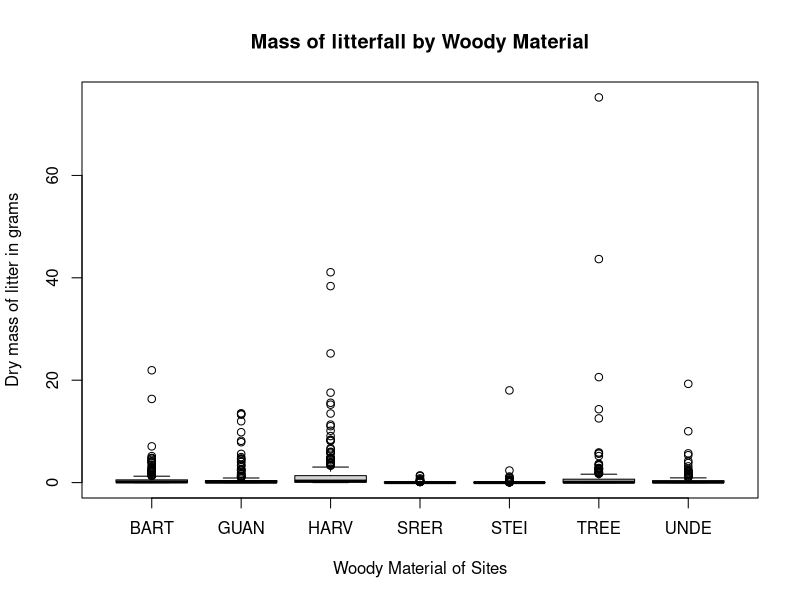

The R source for this figure:
## ---- chunk 1
knitr::opts_chunk$set(echo = TRUE)
## ---- chunk 2
# read in the litterfall data from a csv
litterfall_data <- read.csv("data/ltr_massdata.csv",
                            header = TRUE)
## ---- chunk 3
# just look at all sites with 'woody material'
Woody_data <- subset(litterfall_data,
                    functionalGroup == "Woody material")
## ---- chunk 4
# mass of litter by functional type
boxplot(dryMass ~ siteID,
        data = Woody_data,
        main = "Mass of litterfall by Woody Material",
        xlab = "Woody Material of Sites",
        ylab = "Dry mass of litter in grams")
## ---- chunk 5
# test for significance between the groups
anova(lm(dryMass ~ siteID,
         data = Woody_data))
